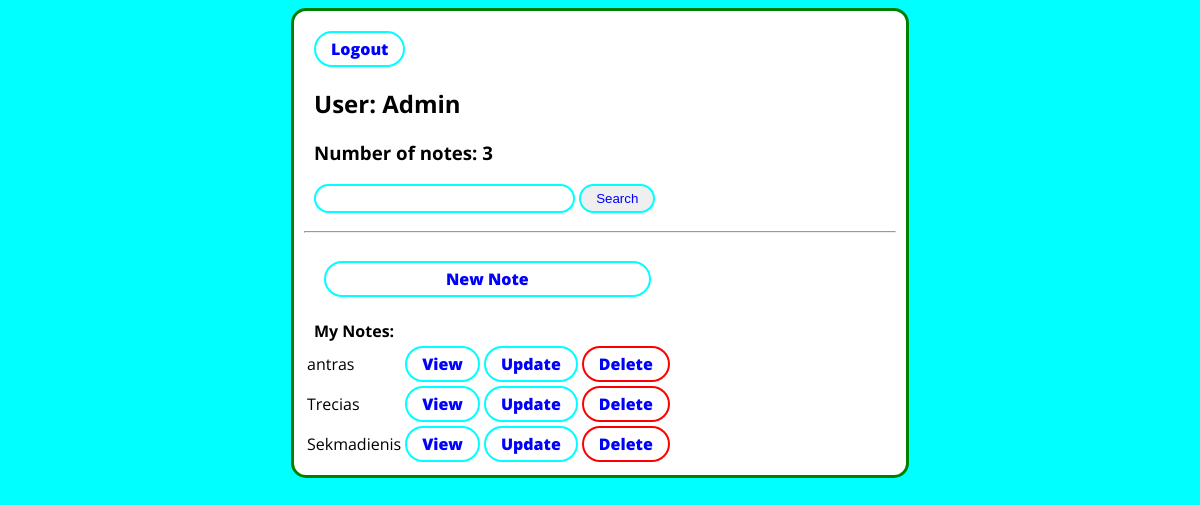
The app's page / (signed in), older data.
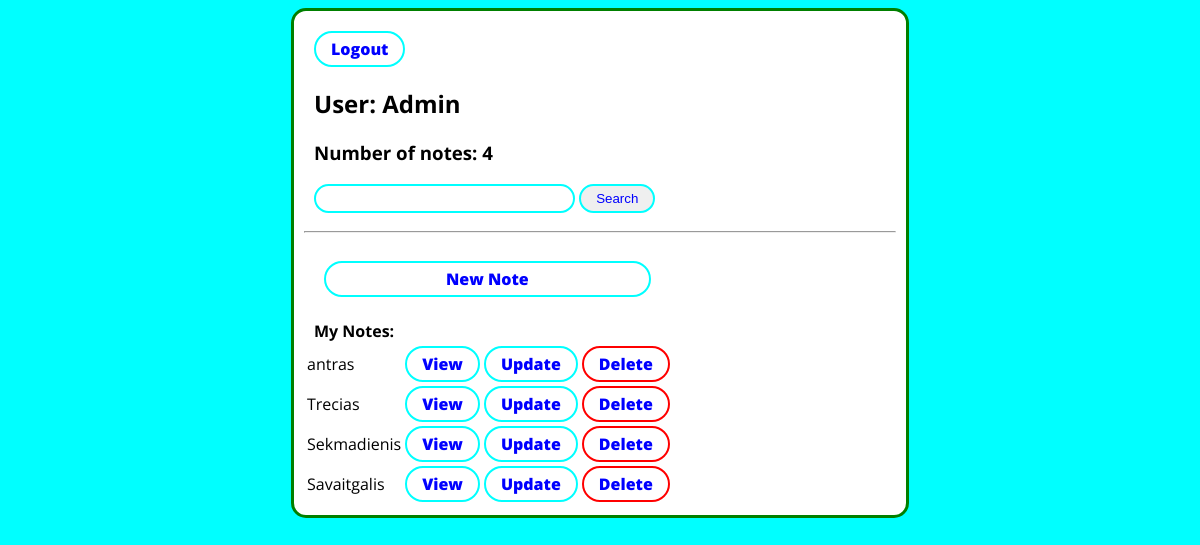
The same page, newer data.
### notesApp/models.py (models this page shows, shortened)
class Note(models.Model):
    user = models.ForeignKey(User,on_delete=models.CASCADE,null=True,blank=True)
    note_title = models.CharField(max_length=150)
    note_description = models.TextField(null=True,blank=True)
    note_complete = models.BooleanField(default=False)
    note_created = models.DateTimeField(auto_now_add=True)
    note_image = models.ImageField(null=True, blank=True)
    class Meta:
        ordering = ['note_complete']

### notesApp/views.py (the view)
# urls.py: path('',NotesList.as_view(),name='notes'),
class NotesList(LoginRequiredMixin,ListView):
    model = Note
    context_object_name = 'notes'
    def get_context_data(self, **kwargs):
        context = super().get_context_data(**kwargs)
        context['notes'] = context['notes'].filter(user=self.request.user)
        context['count'] = context['notes'].filter(note_complete=False).count()
        note_search_input = self.request.GET.get('note-search-input') or ''
        if note_search_input:
            context['notes'] = context['notes'].filter(note_title__startswith=note_search_input)
        return context

### notesApp/templates/notesApp/note_list.html (shortened to what this page needs)
<!DOCTYPE html>
<html lang="en">
<head>
</head>
<body>
{% extends 'notesApp/base.html'%}
{% block content %}
<div class="header">
    <div>
        {% if request.user.is_authenticated %}
            <a href="{% url 'logout'%}" class="logout-btn">Logout</a>
        {% else %}
            <a href="{% url 'login' %}" class="login-btn">Login</a>
        {% endif %}
        <h2>User: {{request.user|title}}</h2>
        <h3>Number of notes: {{count}} </h3>
      <form method="get">
        <input type="text" name="note-search-input" class="input-field">
        <input type="submit" value="Search" class="search-btn">
       </form>
    </div>
</div>
<hr>
    <a href="{% url 'note-create' %}" class="new-note">New Note</a>
<div class="second-container">
    <div class="table-container">
<table>
    <tr>
        <th>My Notes: </th>
    </tr>
    {% for note in notes %}
    <tr>
        <td>{{note.note_title}}</td>
        <td><a href="{% url 'note-details' note.id %}" class="view-btn">View</a> </td>
        <td><a href="{% url 'note-update' note.id %}" class="update-btn">Update</a> </td>
        <td><a href="{% url 'note-delete' note.id %}" class="delete-btn">Delete</a> </td>
    </tr>
    {% empty %}
    <p>No notes in list</p>
    {% endfor %}
</table>
    </div>
</div>
{% endblock content %}

### notesApp/templates/notesApp/base.html (shortened to what this page needs)
<!DOCTYPE html>
<html lang="en">
<head>
</head>
<body>
    <div class="main-container">
        {% block content %}
        {% endblock content%}
    </div>
</body>
</html>

### notesApp/templates/notesApp/note_list.html (style rules this page uses)
.header { display:flex; justify-content:space-between; color:black; padding:10px; }
a.new-note { -webkit-appearance: button; -moz-appearance: button; appearance: button; text-decoration: none; color: blue; border-radius:20px; padding:5px 120px; border: 2px solid aqua; margin:20px; }
.search-btn { -webkit-appearance: button; -moz-appearance: button; appearance: button; text-decoration: none; color: blue; border-radius:20px; padding:5px 15px; border: 2px solid aqua; }
.input-field { -webkit-appearance: button; -moz-appearance: button; appearance: button; text-decoration: none; color: blue; border-radius:20px; padding:5px 40px; border: 2px solid aqua; }
.logout-btn, .login-btn { -webkit-appearance: button; -moz-appearance: button; appearance: button; text-decoration: none; color: blue; border-radius:20px; padding:5px 15px; border: 2px solid aqua; }
.view-btn, .update-btn { -webkit-appearance: button; -moz-appearance: button; appearance: button; text-decoration: none; color: blue; border-radius:20px; padding:5px 15px; border: 2px solid aqua; }
.delete-btn { -webkit-appearance: button; -moz-appearance: button; appearance: button; text-decoration: none; color: blue; border-radius:20px; padding:5px 15px; border: 2px solid red; }

### notesApp/templates/notesApp/base.html (style rules this page uses)
body { background-color:aqua; font-family: 'Open Sans', sans-serif; padding-top: 0px; }
.main-container { background-color: white; border-radius: 15px; margin: auto; width: 50%; border: 3px solid green; padding: 10px; }
h1,h2,h3 { font-family: 'Open Sans', sans-serif; }
a, p { color: blue; font-weight: 800; }

Row changes from the older to the newer data that the page shows:
added Note: note_title "Savaitgalis"
Text that changed along with them:
{{ count }}: "3" → "4"
